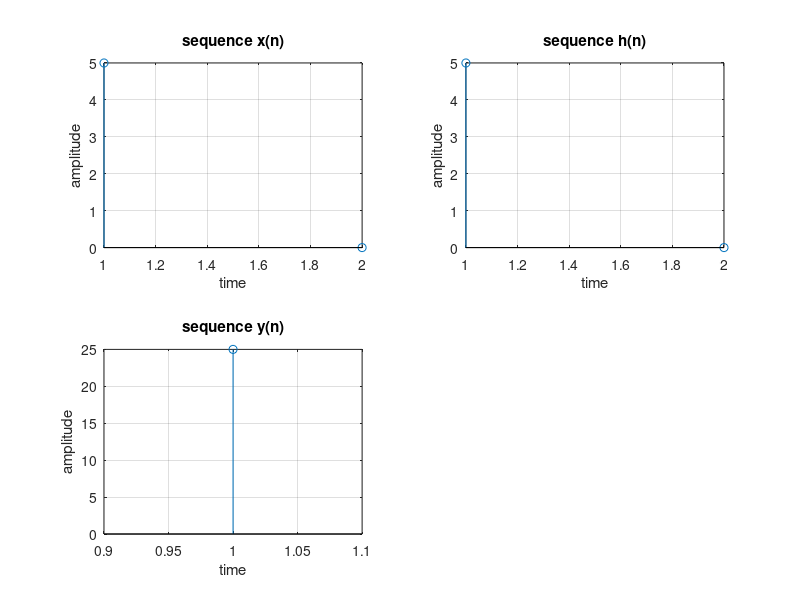

MATLAB code to generate this figure:
clc;
clear;
x=input('enter sequence x(n)');
h=input('enter h(n)');
m=length(x);
n=length(h);
X=[x,zeros(1,m)];
H=[h,zeros(1,n)];
for i=1:(m+n-1)
    Y(i)=0;
    for j=1:m
        k=m-(i-j);
        if(k>0)
            Y(i)=Y(i)+X(j)*H(k);
        else
        end
    end
end
subplot(2,2,1);
stem(X);
title('sequence x(n)');
grid on;
xlabel('time');
ylabel('amplitude');
subplot(2,2,2);
stem(H);
title('sequence h(n)');
grid on;
xlabel('time');
ylabel('amplitude');
subplot(2,2,3);
stem(Y);
title('sequence y(n)');
grid on;
xlabel('time');
ylabel('amplitude');
disp(Y);